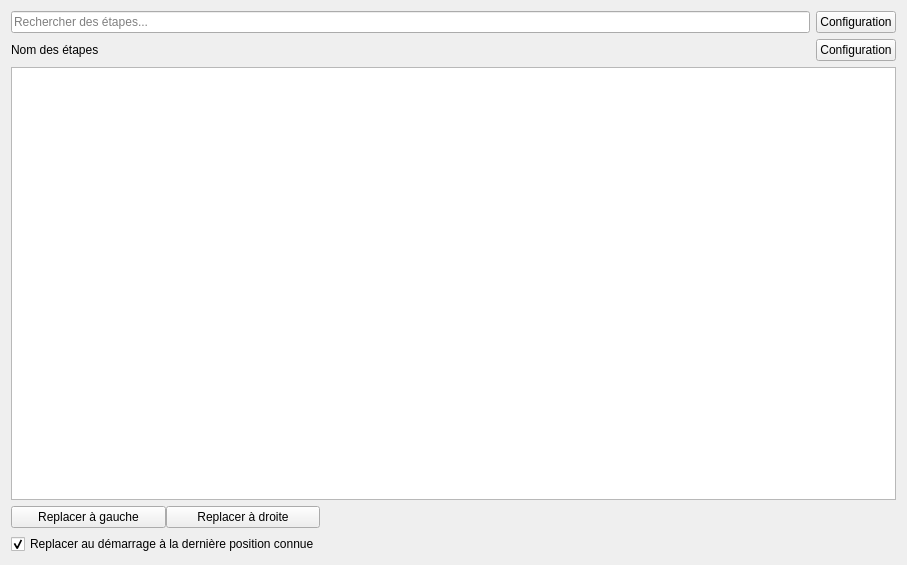
<?xml version="1.0" encoding="UTF-8"?>
<ui version="4.0">
 <class>GStepViewDefault</class>
 <widget class="QWidget" name="GStepViewDefault">
  <property name="geometry">
   <rect>
    <x>0</x>
    <y>0</y>
    <width>907</width>
    <height>565</height>
   </rect>
  </property>
  <property name="windowTitle">
   <string>Form</string>
  </property>
  <layout class="QVBoxLayout" name="verticalLayout">
   <item>
    <layout class="QGridLayout" name="gridLayout">
     <item row="1" column="1">
      <widget class="QPushButton" name="pushButtonConfigStepName">
       <property name="text">
        <string>Configuration</string>
       </property>
      </widget>
     </item>
     <item row="1" column="0">
      <widget class="QLabel" name="label_2">
       <property name="text">
        <string>Nom des étapes</string>
       </property>
      </widget>
     </item>
     <item row="0" column="0">
      <widget class="QLineEdit" name="lineEditSearch">
       <property name="toolTip">
        <string>&lt;html&gt;&lt;head/&gt;&lt;body&gt;&lt;p&gt;Taper du texte pour rechercher une étape. La recherche ne respecte pas la casse.&lt;/p&gt;&lt;p&gt;Vous pouvez si vous le souhaitez utiliser votre propre expression réguilère en tapant tout d'abord &lt;span style=&quot; font-weight:600;&quot;&gt;r:&lt;/span&gt; suivi de votre expression. Si vous ne souhaitez pas utiliser la casse tapez &lt;span style=&quot; font-weight:600;&quot;&gt;i:&lt;/span&gt; après &lt;span style=&quot; font-weight:600;&quot;&gt;r:&lt;/span&gt; puis votre expression régulière. &lt;/p&gt;&lt;p&gt;Exemple simple : &lt;span style=&quot; font-weight:600;&quot;&gt;grilles&lt;/span&gt;&lt;/p&gt;&lt;p&gt;Exemple d'expression régulière : &lt;span style=&quot; font-weight:600;&quot;&gt;r:i:.*grilles.*&lt;/span&gt;&lt;/p&gt;&lt;/body&gt;&lt;/html&gt;</string>
       </property>
       <property name="inputMask">
        <string/>
       </property>
       <property name="text">
        <string/>
       </property>
       <property name="placeholderText">
        <string>Rechercher des étapes...</string>
       </property>
      </widget>
     </item>
     <item row="0" column="1">
      <widget class="QPushButton" name="pushButtonConfigSearch">
       <property name="text">
        <string>Configuration</string>
       </property>
      </widget>
     </item>
    </layout>
   </item>
   <item>
    <widget class="GStepsTreeViewDefault" name="treeView">
     <property name="font">
      <font>
       <pointsize>9</pointsize>
      </font>
     </property>
    </widget>
   </item>
   <item>
    <widget class="QWidget" name="widget" native="true">
     <layout class="QGridLayout" name="gridLayout_2">
      <property name="leftMargin">
       <number>0</number>
      </property>
      <property name="topMargin">
       <number>0</number>
      </property>
      <property name="rightMargin">
       <number>0</number>
      </property>
      <property name="bottomMargin">
       <number>0</number>
      </property>
      <property name="horizontalSpacing">
       <number>0</number>
      </property>
      <item row="1" column="4">
       <spacer name="horizontalSpacer">
        <property name="orientation">
         <enum>Qt::Horizontal</enum>
        </property>
        <property name="sizeHint" stdset="0">
         <size>
          <width>40</width>
          <height>20</height>
         </size>
        </property>
       </spacer>
      </item>
      <item row="1" column="0">
       <widget class="QPushButton" name="pb_replaceLeft">
        <property name="text">
         <string>Replacer à gauche</string>
        </property>
       </widget>
      </item>
      <item row="1" column="1">
       <widget class="QPushButton" name="pb_replaceRight">
        <property name="text">
         <string>Replacer à droite</string>
        </property>
       </widget>
      </item>
      <item row="2" column="0" colspan="2">
       <widget class="QCheckBox" name="checkBoxShowAtLastPosition">
        <property name="text">
         <string>Replacer au démarrage à la dernière position connue</string>
        </property>
        <property name="checked">
         <bool>true</bool>
        </property>
       </widget>
      </item>
     </layout>
    </widget>
   </item>
  </layout>
 </widget>
 <customwidgets>
  <customwidget>
   <class>GStepsTreeViewDefault</class>
   <extends>QTreeView</extends>
   <header>view/Steps/gstepstreeviewdefault.h</header>
  </customwidget>
 </customwidgets>
 <resources/>
 <connections/>
</ui>
